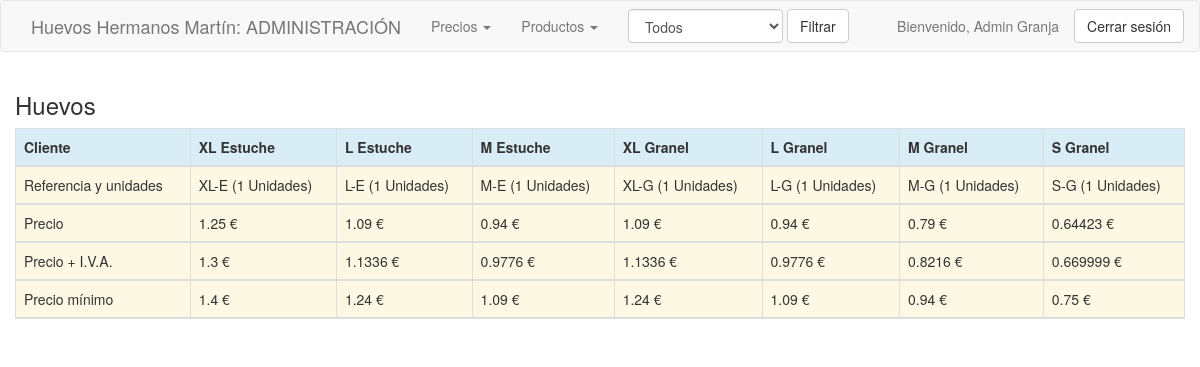
Screenshot of /precios.php?categoria=1 (signed in) with the database file from the repository.
### tables this page shows
CREATE TABLE `productos` (
  `id` int(10) UNSIGNED NOT NULL,
  `nombre` varchar(255) NOT NULL,
  `unidades` int(10) UNSIGNED NOT NULL,
  `referencia` varchar(50) DEFAULT NULL,
  `precio` float NOT NULL,
  `iva` int(10) UNSIGNED NOT NULL,
  `precioIVA` float NOT NULL,
  `precioMinimo` float NOT NULL,
  `categoria` int(10) UNSIGNED NOT NULL,
  `restaurante` tinyint(1) NOT NULL,
  `web` tinyint(1) NOT NULL,
  `descripcion` text NOT NULL
);

### funciones.php (called while the page is built, shortened)
<?php
	function hacerListado($consulta)
	{
		$servidor = "localhost";
		$usuario = "root";
		$contrasena = "";
		$baseDeDatos = "granja4";
		$enlace = mysqli_connect($servidor, $usuario, $contrasena, $baseDeDatos);
		mysqli_set_charset($enlace, 'utf8');
		$resultado = mysqli_query($enlace, $consulta);
		$listado = [];
		if ($resultado)
		{
			while ($fila = mysqli_fetch_array($resultado, MYSQLI_ASSOC))
			{
				$listado[] = $fila;
			}
		}
		return $listado;
	}
	function elementoSelectSeleccionado($suyo, $aComparar)
	{
		if ($suyo == $aComparar)
			return "selected='selected'";
		return "";
	}
?>

### login_modelo.php (called while the page is built, shortened)
<?php
	include_once("funciones.php");
	function getNombreUsuario()
	{
		return $_SESSION["usuario"]["nombre"];
	}
?>

### producto_modelo.php (called while the page is built, shortened)
<?php
	include_once("funciones.php");
	function getCategoria($categoria)
	{
		switch ($categoria) {
			case '1': return "Huevos"; break;
		}
	}
?>

### precios_modelo.php (called while the page is built, shortened)
<?php
	include_once("funciones.php");
	function obtenerInfoProductoPorCategoria($idCategoria)
	{
		return hacerListado("SELECT nombre, unidades, referencia, precio, precioIVA, precioMinimo FROM productos WHERE categoria='$idCategoria' ORDER by id;");
	}
?>

### precios.php (the view, shortened to what this page needs)
<?php
	include_once("precios_modelo.php");
	$pagina="Precios";
	$clienteSeleccionado = 0;
	if (empty($_GET["categoria"]))
	{
		crearMensajeError("No hay categoría seleccionada");
	}
	else
	{
		if (!esCategoriaValida($_GET["categoria"]))
		{
			crearMensajeError("La categoría seleccionada no es válida");
		}
		else
		{
			$clientes = obtenerIDsCliente();
			if ($clienteSeleccionado <= 0)
			{
				$productos = obtenerInfoProductoPorCategoria($_GET["categoria"]);
			}
			else
			{
				$productos = obtenerProductosPorClienteYCategoria($clienteSeleccionado, $_GET["categoria"]);
			}
		}
	}
?>
<!DOCTYPE HTML>
<html lang="es">
<head>
	<?php include_once("includes.php"); ?>
</head>
<body>
	<?php include("nav.php"); ?>
	<div id="contenedor" class="container-fluid">
		<section>
		<?php
			if (isset($clientes))
			{
		?>
			<h3><?=getCategoria($_GET["categoria"])?></h3>
			<?php
				if ($clienteSeleccionado == 0)
				{
			?>
				<table class="table table-bordered table-hover">
					<thead>
						<tr class='info'>
							<th>Cliente</th>
							<?php
								foreach ($productos as $producto)
								{
									echo "<th>" . $producto["nombre"] . "</th>";
								}
								echo "</tr><tr class='warning'><td>Referencia y unidades</td>";
								foreach ($productos as $producto)
								{
								echo "<td>" . $producto["referencia"] . "  (" . $producto["unidades"] . " Unidades)</td>";
								}
								echo "</tr><tr class='warning'><td>Precio</td>";
								foreach ($productos as $producto)
								{
								echo "<td>" . $producto["precio"] . " €</td>";
								}
								echo "</tr><tr class='warning'><td>Precio + I.V.A.</td>";
								foreach ($productos as $producto)
								{
								echo "<td>" . $producto["precioIVA"] . " €</td>";
								}
								echo "</tr><tr class='warning'><td>Precio mínimo</td>";
								foreach ($productos as $producto)
								{
								echo "<td>" . $producto["precioMinimo"] . " €</td>";
								}
							?>
						</tr>
						</thead>
				</table>
			<?php
				}
			?>
			</section>
		<?php
			}
		?>
	</div>
</body>
</html>

### includes.php (shortened to what this page needs)
<link href="https://maxcdn.bootstrapcdn.com/bootstrap/3.3.7/css/bootstrap.min.css" rel="stylesheet">
<link href="https://maxcdn.bootstrapcdn.com/font-awesome/4.7.0/css/font-awesome.min.css" rel="stylesheet">
 	<link rel="stylesheet" type="text/css" href="css/estilos.css" />

### nav.php (shortened to what this page needs)
<?php
	include_once("login_modelo.php");
?>
<nav class="navbar navbar-default" role="navigation">
	<div class="collapse navbar-collapse" id="bs-example-navbar-collapse-1">
		<a class="navbar-brand" href="index.php">Huevos Hermanos Martín: ADMINISTRACIÓN</a>
		<ul class="nav navbar-nav">
			<?php
				if ($pagina != "principal")
				{
			?>
			<li class="dropdown">
				<a class="dropdown-toggle" data-toggle="dropdown" href="#"><?= $pagina ?>
				<span class="caret"></span></a>
			</li>
			<?php
				}
				if ($pagina == "Precios")
				{
			?>
				<li class="dropdown">
					<a class="dropdown-toggle" data-toggle="dropdown" href="#">Productos
					<span class="caret"></span></a>
				</li>
				<li>
					<form method="POST" class="navbar-form navbar-left" role="search">
						<div class="form-group">
							<select name="clienteSeleccionado" class="form-control">
								<option value="0" <?= elementoSelectSeleccionado(0, $clienteSeleccionado)?> >Todos</option>
							</select>
						</div>
						<button type="submit" class="btn btn-default">Filtrar</button>
					</form>
				</li>
			<?php
				}
			?>
		</ul>
		<div class="pull-right">
			<ul class="nav navbar-nav">
				<li><p class="navbar-text">Bienvenido, <?= getNombreUsuario();?></p></li>
				<li><p class="navbar-btn"><a href="cerrar_sesion.php" class="btn btn-default">Cerrar sesión</a></p></li>
			</ul>
		</div>
	</div>
</nav>

### rows the page displays
productos: nombre "XL Estuche", referencia "XL-E", unidades "1", precio "1.25", precioIVA "1.3", precioMinimo "1.4"
productos: nombre "L Estuche", referencia "L-E", unidades "1", precio "1.09", precioIVA "1.1336", precioMinimo "1.24"
productos: nombre "M Estuche", referencia "M-E", unidades "1", precio "0.94", precioIVA "0.9776", precioMinimo "1.09"
productos: nombre "XL Granel", referencia "XL-G", unidades "1", precio "1.09", precioIVA "1.1336", precioMinimo "1.24"
productos: nombre "L Granel", referencia "L-G", unidades "1", precio "0.94", precioIVA "0.9776", precioMinimo "1.09"
productos: nombre "M Granel", referencia "M-G", unidades "1", precio "0.79", precioIVA "0.8216", precioMinimo "0.94"
productos: nombre "S Granel", referencia "S-G", unidades "1", precio "0.64423", precioIVA "0.669999", precioMinimo "0.75"

### other values shown
$pagina "Precios"
getNombreUsuario() "Admin Granja"
getCategoria($_GET["categoria"]) "Huevos"
